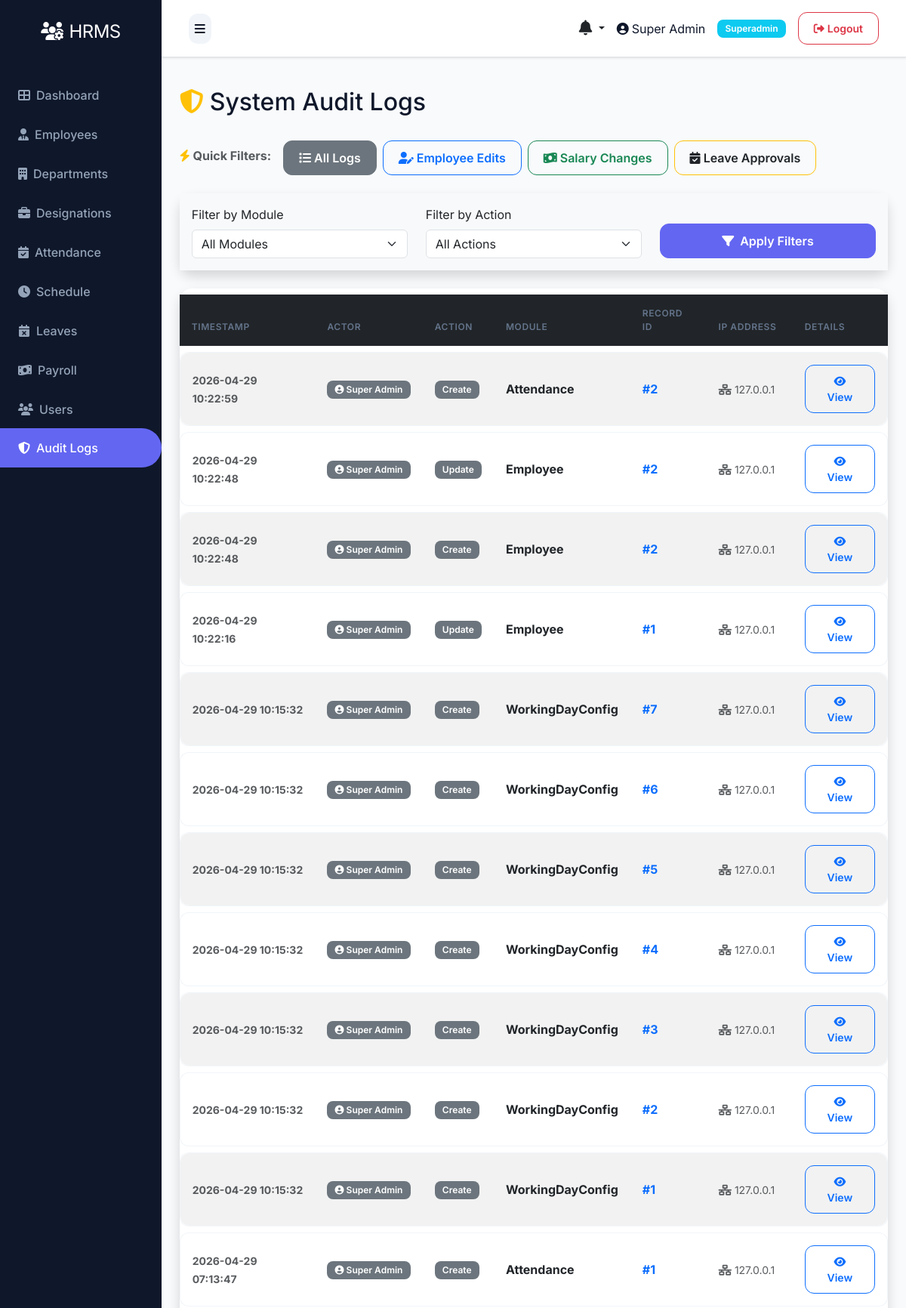
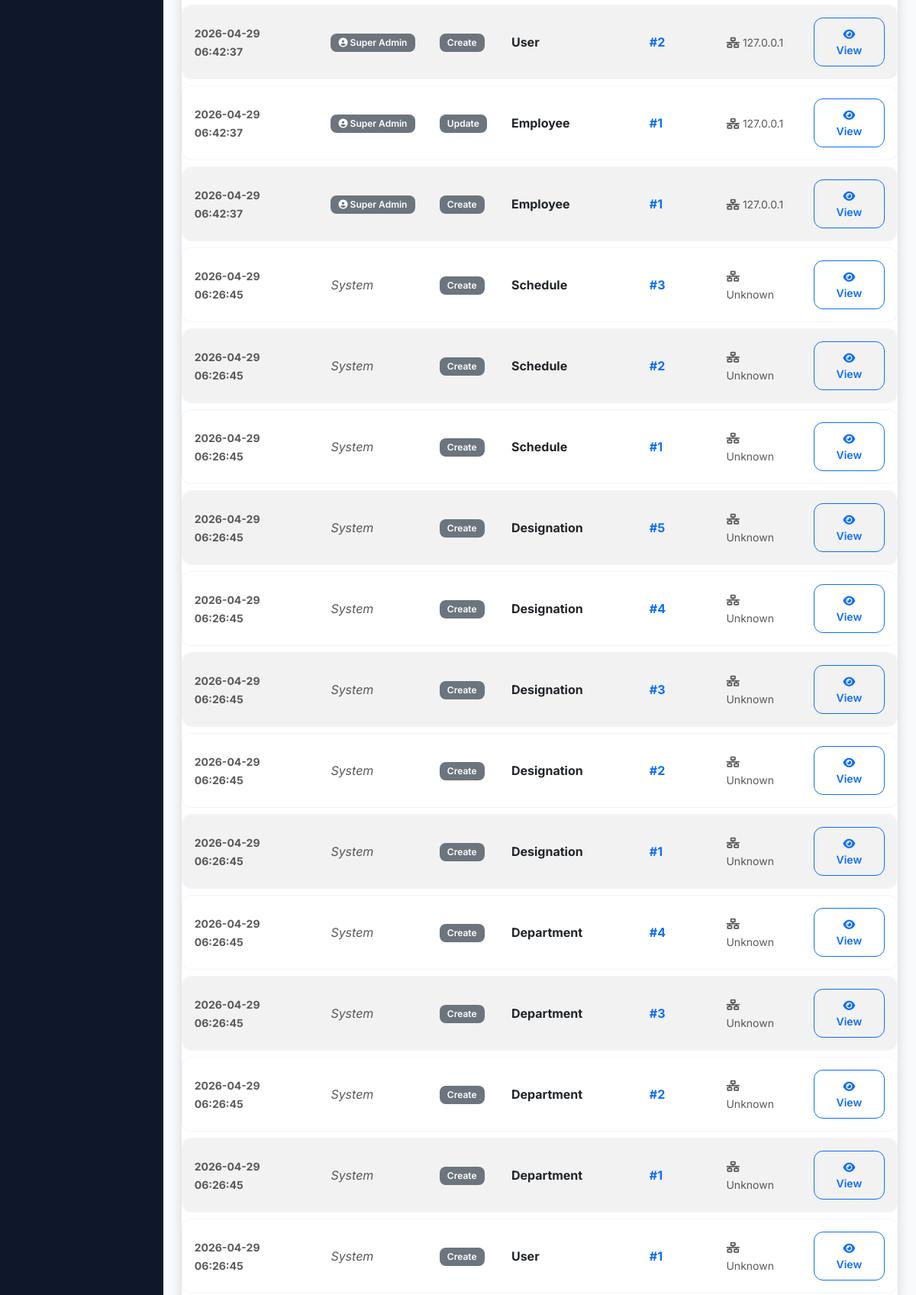
Screenshot of /audit-logs (signed in, upper part) with the database file from the repository (2 pictures, top to bottom).
### models.py (models this page shows)
class User(UserMixin, db.Model):
    __tablename__ = 'users'
    id = db.Column(db.Integer, primary_key=True)
    role_id = db.Column(db.Integer, db.ForeignKey('roles.id'), nullable=False)
    name = db.Column(db.String(100), nullable=False)
    email = db.Column(db.String(100), unique=True, nullable=False)
    phone = db.Column(db.String(20))
    status = db.Column(db.String(20), default='active')
    password = db.Column(db.String(255), nullable=False)
    remember_token = db.Column(db.String(100))
    email_verified_at = db.Column(db.DateTime)
    created_at = db.Column(db.DateTime, default=datetime.utcnow)
    updated_at = db.Column(db.DateTime, default=datetime.utcnow, onupdate=datetime.utcnow)

class Role(db.Model):
    __tablename__ = 'roles'
    id = db.Column(db.Integer, primary_key=True)
    name = db.Column(db.String(50), unique=True, nullable=False)
    description = db.Column(db.Text)
    created_at = db.Column(db.DateTime, default=datetime.utcnow)
    updated_at = db.Column(db.DateTime, default=datetime.utcnow, onupdate=datetime.utcnow)
    users = db.relationship('User', backref='role', lazy=True)

class AuditLog(db.Model):
    __tablename__ = 'audit_logs'
    id = db.Column(db.Integer, primary_key=True)
    actor_id = db.Column(db.Integer, db.ForeignKey('users.id'), nullable=True)
    action = db.Column(db.String(100), nullable=False)  # create, update, delete, login, etc.
    model = db.Column(db.String(100))
    record_id = db.Column(db.Integer)
    old_data = db.Column(db.Text)
    new_data = db.Column(db.Text)
    ip_address = db.Column(db.String(45))
    created_at = db.Column(db.DateTime, default=datetime.utcnow)
    actor = db.relationship('User', backref='audit_logs', lazy=True)

### routes/admin.py (the view)
@bp.route('/audit-logs')
@login_required
def audit_logs():
    if current_user.role.name != 'superadmin':
        flash('Access denied. Only Super Admin can view audit logs.', 'danger')
        return redirect(url_for('auth.login'))
    from models import AuditLog
    model_filter = request.args.get('model')
    action_filter = request.args.get('action')
    query = AuditLog.query
    if model_filter:
        query = query.filter_by(model=model_filter)
    if action_filter:
        query = query.filter_by(action=action_filter)
    logs = query.order_by(AuditLog.created_at.desc()).limit(200).all()
    for log in logs:
        try:
            log.parsed_old = json.loads(log.old_data) if log.old_data else {}
            log.parsed_new = json.loads(log.new_data) if log.new_data else {}
            keys = set()
            keys.update(log.parsed_old.keys())
            keys.update(log.parsed_new.keys())
            log.changed_keys = sorted(list(keys))
        except:
            log.parsed_old = {}
            log.parsed_new = {}
            log.changed_keys = []
    return render_template('admin/audit_logs.html', logs=logs)

### templates/admin/audit_logs.html (shortened to what this page needs)
{% extends "base.html" %}
{% block content %}
<div class="d-flex justify-content-between align-items-center mb-4">
    <h2><i class="fas fa-shield-alt text-warning me-2"></i>System Audit Logs</h2>
</div>
<div class="row mb-4">
    <div class="col-12">
        <div class="d-flex gap-2 flex-wrap">
            <span class="text-muted mt-2 fw-bold me-2"><i class="fas fa-bolt text-warning"></i> Quick Filters:</span>
            <a href="{{ url_for('admin.audit_logs') }}" class="btn btn-outline-secondary {% if not request.args.get('model') %}active{% endif %}">
                <i class="fas fa-list"></i> All Logs
            </a>
            <a href="{{ url_for('admin.audit_logs', model='Employee', action='update') }}" class="btn btn-outline-primary {% if request.args.get('model') == 'Employee' and request.args.get('action') == 'update' %}active{% endif %}">
                <i class="fas fa-user-edit"></i> Employee Edits
            </a>
            <a href="{{ url_for('admin.audit_logs', model='Salary', action='update') }}" class="btn btn-outline-success {% if request.args.get('model') == 'Salary' %}active{% endif %}">
                <i class="fas fa-money-bill-wave"></i> Salary Changes
            </a>
            <a href="{{ url_for('admin.audit_logs', model='Leave', action='update') }}" class="btn btn-outline-warning text-dark {% if request.args.get('model') == 'Leave' %}active{% endif %}">
                <i class="fas fa-calendar-check"></i> Leave Approvals
            </a>
        </div>
    </div>
</div>
<div class="card shadow mb-4">
    <div class="card-body bg-light">
        <form method="get" action="{{ url_for('admin.audit_logs') }}" class="row align-items-end">
            <div class="col-md-4 mb-3 mb-md-0">
                <label for="model" class="form-label">Filter by Module</label>
                <select name="model" id="model" class="form-select">
                    <option value="">All Modules</option>
                </select>
            </div>
            <div class="col-md-4 mb-3 mb-md-0">
                <label for="action" class="form-label">Filter by Action</label>
                <select name="action" id="action" class="form-select">
                    <option value="">All Actions</option>
                </select>
            </div>
            <div class="col-md-4">
                <button type="submit" class="btn btn-primary w-100"><i class="fas fa-filter me-1"></i> Apply Filters</button>
            </div>
        </form>
    </div>
</div>
<div class="card shadow">
    <div class="card-body p-0">
        <div class="table-responsive">
            <table class="table table-hover table-striped align-middle mb-0">
                <thead class="table-dark">
                    <tr>
                        <th class="ps-3 border-0">Timestamp</th>
                        <th class="border-0">Actor</th>
                        <th class="border-0">Action</th>
                        <th class="border-0">Module</th>
                        <th class="border-0">Record ID</th>
                        <th class="border-0">IP Address</th>
                        <th class="border-0">Details</th>
                    </tr>
                </thead>
                <tbody>
                    {% for log in logs %}
                    <tr>
                        <td class="ps-3"><small class="text-muted fw-bold">{{ log.created_at.strftime('%Y-%m-%d %H:%M:%S') if log.created_at else 'Unknown' }}</small></td>
                        <td>
                            {% if log.actor %}
                                <span class="badge bg-secondary"><i class="fas fa-user-circle"></i> {{ log.actor.name }}</span>
                            {% else %}
                                <span class="text-muted fst-italic">System</span>
                            {% endif %}
                        </td>
                        <td>
                            {% if log.action == 'create' %}
                                <span class="badge bg-success">Created</span>
                            {% elif log.action == 'update' %}
                                <span class="badge bg-warning text-dark">Updated</span>
                            {% elif log.action == 'delete' %}
                                <span class="badge bg-danger">Deleted</span>
                            {% elif log.action == 'login' %}
                                <span class="badge bg-info text-dark">Logged In</span>
                            {% elif log.action == 'deactivate' %}
                                <span class="badge bg-dark">Deactivated</span>
                            {% else %}
                                <span class="badge bg-secondary">{{ log.action|title }}</span>
                            {% endif %}
                        </td>
                        <td><strong>{{ log.model or '-' }}</strong></td>
                        <td><span class="text-primary fw-bold">#{{ log.record_id or '-' }}</span></td>
                        <td><small class="text-muted"><i class="fas fa-network-wired"></i> {{ log.ip_address or 'Unknown' }}</small></td>
                        <td>
                            <button type="button" class="btn btn-sm btn-outline-primary" data-bs-toggle="modal" data-bs-target="#logModal{{ log.id }}">
                                <i class="fas fa-eye"></i> View
                            </button>
                        </td>
                    </tr>
                    {% else %}
                    <tr>
                        <td colspan="7" class="text-center py-5 text-muted">No audit logs found matching criteria.</td>
                    </tr>
                    {% endfor %}
                </tbody>
            </table>
        </div>
    </div>
</div>
{% endblock %}

### templates/base.html (shortened to what this page needs)
<!DOCTYPE html>
<html lang="en">
<head>
    <link href="https://cdn.jsdelivr.net/npm/bootstrap@5.3.0/dist/css/bootstrap.min.css" rel="stylesheet">
    <link rel="stylesheet" href="https://cdnjs.cloudflare.com/ajax/libs/font-awesome/6.4.0/css/all.min.css">
    <link rel="stylesheet" href="{{ url_for('static', filename='css/style.css') }}">
</head>
<body>
    {% if current_user.is_authenticated %}
    {% set role_name = (current_user.role.name if current_user.role and current_user.role.name else 'employee') %}
    {% set dashboard_map = {
        'superadmin': 'admin.superadmin_dashboard',
        'admin': 'admin.admin_dashboard',
        'hr': 'admin.hr_dashboard',
        'payroll': 'admin.payroll_dashboard',
        'moderator': 'admin.moderator_dashboard',
        'employee': 'user.dashboard'
    } %}
    {% set dashboard_endpoint = dashboard_map.get(role_name, 'user.dashboard') %}
    <div class="d-flex" id="wrapper">
        <div id="sidebar-wrapper">
            <div class="sidebar-heading text-center">
                <i class="fas fa-users-cog me-2"></i>HRMS
            </div>
            <div class="list-group list-group-flush mt-3">
                <a href="{{ url_for(dashboard_endpoint) }}" class="list-group-item list-group-item-action {{ 'active' if request.endpoint == dashboard_endpoint else '' }}">
                    <i class="fas fa-th-large me-2"></i>Dashboard
                </a>
                {% if role_name in ['superadmin', 'hr'] %}
                <a href="{{ url_for('employee.index') }}" class="list-group-item list-group-item-action {{ 'active' if request.endpoint == 'employee.index' else '' }}">
                    <i class="fas fa-user-tie me-2"></i>Employees
                </a>
                <a href="{{ url_for('department.index') }}" class="list-group-item list-group-item-action {{ 'active' if request.endpoint == 'department.index' else '' }}">
                    <i class="fas fa-building me-2"></i>Departments
                </a>
                <a href="{{ url_for('designation.index') }}" class="list-group-item list-group-item-action {{ 'active' if request.endpoint == 'designation.index' else '' }}">
                    <i class="fas fa-briefcase me-2"></i>Designations
                </a>
                {% endif %}
                {% if role_name in ['superadmin', 'hr'] %}
                <a href="{{ url_for('attendance.index') }}" class="list-group-item list-group-item-action {{ 'active' if request.endpoint == 'attendance.index' else '' }}">
                    <i class="fas fa-calendar-check me-2"></i>Attendance
                </a>
                <a href="{{ url_for('schedule.index') }}" class="list-group-item list-group-item-action {{ 'active' if request.endpoint == 'schedule.index' else '' }}">
                    <i class="fas fa-clock me-2"></i>Schedule
                </a>
                {% endif %}
                {% if role_name in ['superadmin', 'hr'] %}
                <a href="{{ url_for('leave.index') }}" class="list-group-item list-group-item-action {{ 'active' if request.endpoint == 'leave.index' else '' }}">
                    <i class="fas fa-calendar-times me-2"></i>Leaves
                </a>
                {% endif %}
                {% if role_name in ['superadmin', 'hr'] %}
                <a href="{{ url_for('payroll.index') }}" class="list-group-item list-group-item-action {{ 'active' if request.endpoint == 'payroll.index' else '' }}">
                    <i class="fas fa-money-bill-wave me-2"></i>Payroll
                </a>
                {% endif %}
                {% if role_name == 'superadmin' %}
                <a href="{{ url_for('user.index') }}" class="list-group-item list-group-item-action {{ 'active' if request.endpoint == 'user.index' else '' }}">
                    <i class="fas fa-users me-2"></i>Users
                </a>
                <a href="{{ url_for('admin.audit_logs') }}" class="list-group-item list-group-item-action {{ 'active' if request.endpoint == 'admin.audit_logs' else '' }}">
                    <i class="fas fa-shield-alt me-2"></i>Audit Logs
                </a>
                {% endif %}
            </div>
        </div>
        <div id="page-content-wrapper" class="w-100">
            <nav class="navbar navbar-expand-lg navbar-light bg-light border-bottom">
                <div class="container-fluid">
                    <button class="btn btn-primary" id="menu-toggle">
                        <i class="fas fa-bars"></i>
                    </button>
                    <div class="ms-auto d-flex align-items-center">
                        <div class="dropdown me-3">
                            <a class="nav-link dropdown-toggle position-relative text-dark" href="#" id="notificationsDropdown" role="button" data-bs-toggle="dropdown" aria-expanded="false">
                                <i class="fas fa-bell fs-5"></i>
                            </a>
                        </div>
                        <span class="me-3">
                            <i class="fas fa-user-circle me-1"></i>{{ current_user.name }}
                        </span>
                        <span class="badge bg-info me-3">{{ role_name|title }}</span>
                        <a href="{{ url_for('auth.logout') }}" class="btn btn-outline-danger btn-sm">
                            <i class="fas fa-sign-out-alt me-1"></i>Logout
                        </a>
                    </div>
                </div>
            </nav>
            <div class="container-fluid p-4">
                {% block content %}{% endblock %}
            </div>
        </div>
    </div>
    {% endif %}
</body>
</html>

### rows the page displays
User: name "Super Admin"
Role: name "Superadmin"
AuditLog: created_at "2026-04-29 10:22:59", actor.name "Super Admin", action "Create", model "Attendance", record "2", ip_address "127.0.0.1"
AuditLog: created_at "2026-04-29 10:22:48", actor.name "Super Admin", action "Update", model "Employee", record "2", ip_address "127.0.0.1"
AuditLog: created_at "2026-04-29 10:22:48", actor.name "Super Admin", action "Create", model "Employee", record "2", ip_address "127.0.0.1"
AuditLog: created_at "2026-04-29 10:22:16", actor.name "Super Admin", action "Update", model "Employee", record "1", ip_address "127.0.0.1"
AuditLog: created_at "2026-04-29 10:15:32", actor.name "Super Admin", action "Create", model "WorkingDayConfig", record "7", ip_address "127.0.0.1"
AuditLog: created_at "2026-04-29 10:15:32", actor.name "Super Admin", action "Create", model "WorkingDayConfig", record "6", ip_address "127.0.0.1"
AuditLog: created_at "2026-04-29 10:15:32", actor.name "Super Admin", action "Create", model "WorkingDayConfig", record "5", ip_address "127.0.0.1"
AuditLog: created_at "2026-04-29 10:15:32", actor.name "Super Admin", action "Create", model "WorkingDayConfig", record "4", ip_address "127.0.0.1"
AuditLog: created_at "2026-04-29 10:15:32", actor.name "Super Admin", action "Create", model "WorkingDayConfig", record "3", ip_address "127.0.0.1"
AuditLog: created_at "2026-04-29 10:15:32", actor.name "Super Admin", action "Create", model "WorkingDayConfig", record "2", ip_address "127.0.0.1"
AuditLog: created_at "2026-04-29 10:15:32", actor.name "Super Admin", action "Create", model "WorkingDayConfig", record "1", ip_address "127.0.0.1"
AuditLog: created_at "2026-04-29 07:13:47", actor.name "Super Admin", action "Create", model "Attendance", record "1", ip_address "127.0.0.1"
AuditLog: created_at "2026-04-29 06:42:37", actor.name "Super Admin", action "Create", model "User", record "2", ip_address "127.0.0.1"
AuditLog: created_at "2026-04-29 06:42:37", actor.name "Super Admin", action "Update", model "Employee", record "1", ip_address "127.0.0.1"
AuditLog: created_at "2026-04-29 06:42:37", actor.name "Super Admin", action "Create", model "Employee", record "1", ip_address "127.0.0.1"
AuditLog: created_at "2026-04-29 06:26:45", shows "System", action "Create", model "Schedule", record "3", ip_address "Unknown"
AuditLog: created_at "2026-04-29 06:26:45", shows "System", action "Create", model "Schedule", record "2", ip_address "Unknown"
AuditLog: created_at "2026-04-29 06:26:45", shows "System", action "Create", model "Schedule", record "1", ip_address "Unknown"
AuditLog: created_at "2026-04-29 06:26:45", shows "System", action "Create", model "Designation", record "5", ip_address "Unknown"
AuditLog: created_at "2026-04-29 06:26:45", shows "System", action "Create", model "Designation", record "4", ip_address "Unknown"
AuditLog: created_at "2026-04-29 06:26:45", shows "System", action "Create", model "Designation", record "3", ip_address "Unknown"
AuditLog: created_at "2026-04-29 06:26:45", shows "System", action "Create", model "Designation", record "2", ip_address "Unknown"
AuditLog: created_at "2026-04-29 06:26:45", shows "System", action "Create", model "Designation", record "1", ip_address "Unknown"
AuditLog: created_at "2026-04-29 06:26:45", shows "System", action "Create", model "Department", record "4", ip_address "Unknown"
AuditLog: created_at "2026-04-29 06:26:45", shows "System", action "Create", model "Department", record "3", ip_address "Unknown"
AuditLog: created_at "2026-04-29 06:26:45", shows "System", action "Create", model "Department", record "2", ip_address "Unknown"
AuditLog: created_at "2026-04-29 06:26:45", shows "System", action "Create", model "Department", record "1", ip_address "Unknown"
AuditLog: created_at "2026-04-29 06:26:45", shows "System", action "Create", model "User", record "1", ip_address "Unknown"
